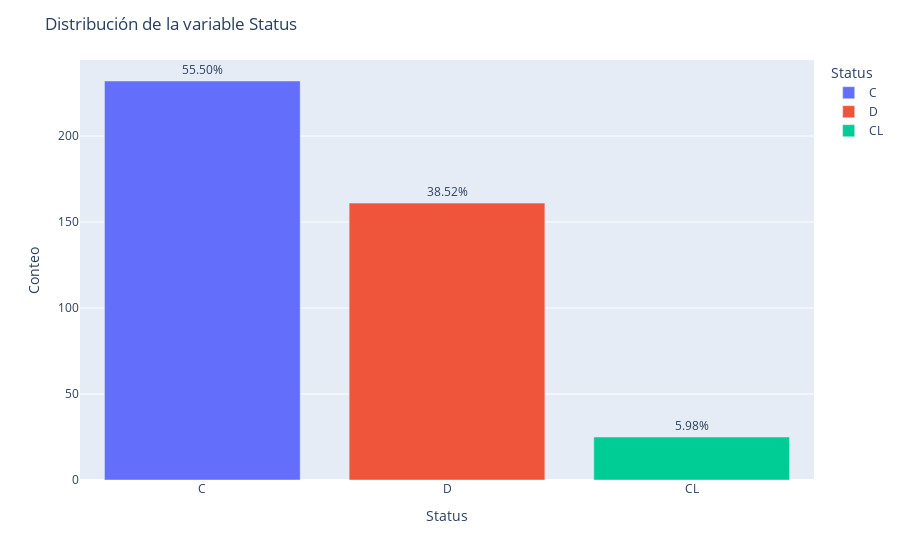
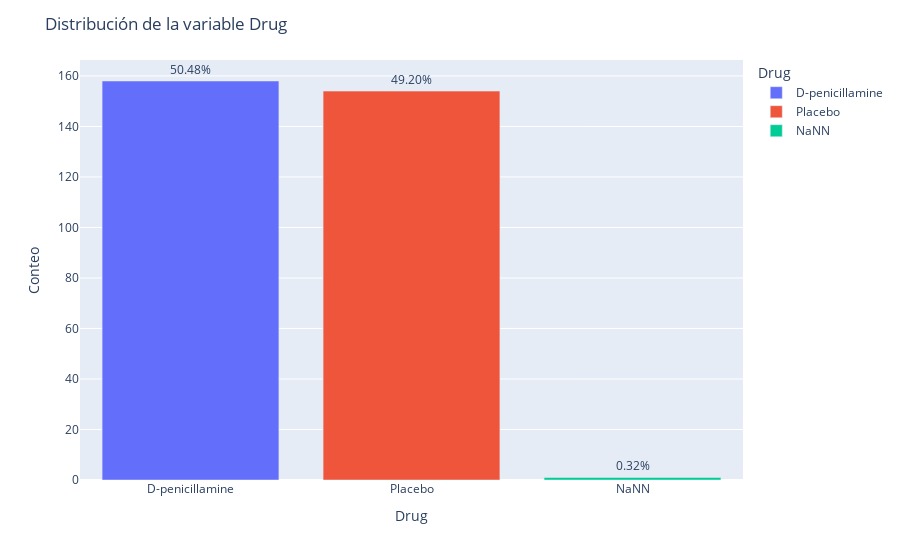
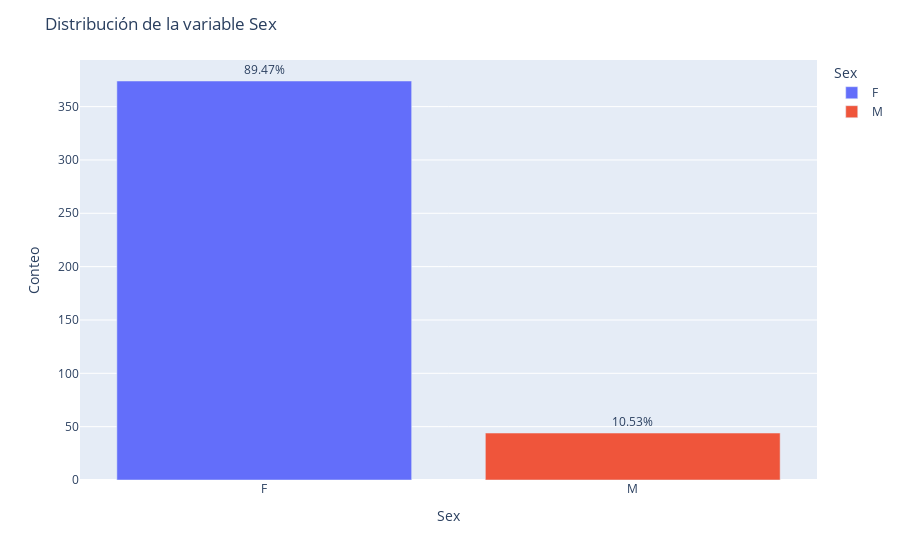
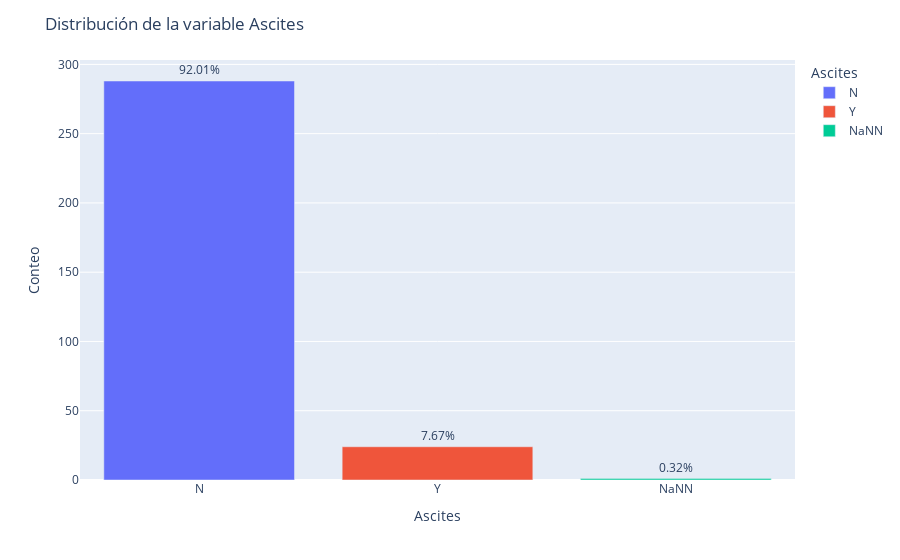

Notebook source saved alongside these figures, in order:
### Code cell
import plotly.express as px

for feature in cat_features:
    # Calculamos el conteo y el porcentaje para cada categoría
    df_count = df[feature].value_counts().reset_index()
    df_count.columns = [feature, 'count']
    df_count['percent'] = 100 * df_count['count'] / df_count['count'].sum()

    # Creamos la gráfica de barras con colores distintos para cada categoría
    fig = px.bar(df_count, x=feature, y='count', text='percent', color=feature)

    # Actualizamos el layout para añadir título y etiquetas
    fig.update_layout(
        title=f'Distribución de la variable {feature}',
        xaxis_title=feature,
        yaxis_title='Conteo'
    )

    # Añadir el porcentaje en las barras
    fig.update_traces(texttemplate='%{text:.2f}%', textposition='outside')

    fig.show()

### Figure 1 — Plotly figure (JSON) as saved in the notebook; plotly's stock layout.template omitted (floating-point values rounded to 4 significant figures)
{"data": [{"alignmentgroup": "True", "hovertemplate": "Status=%{x}<br>count=%{y}<br>percent=%{text}<extra></extra>", "legendgroup": "C", "marker": {"color": "#636efa", "pattern": {"shape": ""}}, "name": "C", "offsetgroup": "C", "orientation": "v", "showlegend": true, "text": [55.5], "textposition": "outside", "texttemplate": "%{text:.2f}%", "type": "bar", "x": ["C"], "xaxis": "x", "y": [232], "yaxis": "y"}, {"alignmentgroup": "True", "hovertemplate": "Status=%{x}<br>count=%{y}<br>percent=%{text}<extra></extra>", "legendgroup": "D", "marker": {"color": "#EF553B", "pattern": {"shape": ""}}, "name": "D", "offsetgroup": "D", "orientation": "v", "showlegend": true, "text": [38.52], "textposition": "outside", "texttemplate": "%{text:.2f}%", "type": "bar", "x": ["D"], "xaxis": "x", "y": [161], "yaxis": "y"}, {"alignmentgroup": "True", "hovertemplate": "Status=%{x}<br>count=%{y}<br>percent=%{text}<extra></extra>", "legendgroup": "CL", "marker": {"color": "#00cc96", "pattern": {"shape": ""}}, "name": "CL", "offsetgroup": "CL", "orientation": "v", "showlegend": true, "text": [5.981], "textposition": "outside", "texttemplate": "%{text:.2f}%", "type": "bar", "x": ["CL"], "xaxis": "x", "y": [25], "yaxis": "y"}], "layout": {"barmode": "relative", "legend": {"title": {"text": "Status"}, "tracegroupgap": 0}, "margin": {"t": 60}, "title": {"text": "Distribución de la variable Status"}, "xaxis": {"anchor": "y", "categoryarray": ["C", "D", "CL"], "categoryorder": "array", "domain": [0, 1], "title": {"text": "Status"}}, "yaxis": {"anchor": "x", "domain": [0, 1], "title": {"text": "Conteo"}}}}

### Figure 2 — Plotly figure (JSON) as saved in the notebook; plotly's stock layout.template omitted (floating-point values rounded to 4 significant figures)
{"data": [{"alignmentgroup": "True", "hovertemplate": "Drug=%{x}<br>count=%{y}<br>percent=%{text}<extra></extra>", "legendgroup": "D-penicillamine", "marker": {"color": "#636efa", "pattern": {"shape": ""}}, "name": "D-penicillamine", "offsetgroup": "D-penicillamine", "orientation": "v", "showlegend": true, "text": [50.48], "textposition": "outside", "texttemplate": "%{text:.2f}%", "type": "bar", "x": ["D-penicillamine"], "xaxis": "x", "y": [158], "yaxis": "y"}, {"alignmentgroup": "True", "hovertemplate": "Drug=%{x}<br>count=%{y}<br>percent=%{text}<extra></extra>", "legendgroup": "Placebo", "marker": {"color": "#EF553B", "pattern": {"shape": ""}}, "name": "Placebo", "offsetgroup": "Placebo", "orientation": "v", "showlegend": true, "text": [49.2], "textposition": "outside", "texttemplate": "%{text:.2f}%", "type": "bar", "x": ["Placebo"], "xaxis": "x", "y": [154], "yaxis": "y"}, {"alignmentgroup": "True", "hovertemplate": "Drug=%{x}<br>count=%{y}<br>percent=%{text}<extra></extra>", "legendgroup": "NaNN", "marker": {"color": "#00cc96", "pattern": {"shape": ""}}, "name": "NaNN", "offsetgroup": "NaNN", "orientation": "v", "showlegend": true, "text": [0.3195], "textposition": "outside", "texttemplate": "%{text:.2f}%", "type": "bar", "x": ["NaNN"], "xaxis": "x", "y": [1], "yaxis": "y"}], "layout": {"barmode": "relative", "legend": {"title": {"text": "Drug"}, "tracegroupgap": 0}, "margin": {"t": 60}, "title": {"text": "Distribución de la variable Drug"}, "xaxis": {"anchor": "y", "categoryarray": ["D-penicillamine", "Placebo", "NaNN"], "categoryorder": "array", "domain": [0, 1], "title": {"text": "Drug"}}, "yaxis": {"anchor": "x", "domain": [0, 1], "title": {"text": "Conteo"}}}}

### Figure 3 — Plotly figure (JSON) as saved in the notebook; plotly's stock layout.template omitted (floating-point values rounded to 4 significant figures)
{"data": [{"alignmentgroup": "True", "hovertemplate": "Sex=%{x}<br>count=%{y}<br>percent=%{text}<extra></extra>", "legendgroup": "F", "marker": {"color": "#636efa", "pattern": {"shape": ""}}, "name": "F", "offsetgroup": "F", "orientation": "v", "showlegend": true, "text": [89.47], "textposition": "outside", "texttemplate": "%{text:.2f}%", "type": "bar", "x": ["F"], "xaxis": "x", "y": [374], "yaxis": "y"}, {"alignmentgroup": "True", "hovertemplate": "Sex=%{x}<br>count=%{y}<br>percent=%{text}<extra></extra>", "legendgroup": "M", "marker": {"color": "#EF553B", "pattern": {"shape": ""}}, "name": "M", "offsetgroup": "M", "orientation": "v", "showlegend": true, "text": [10.53], "textposition": "outside", "texttemplate": "%{text:.2f}%", "type": "bar", "x": ["M"], "xaxis": "x", "y": [44], "yaxis": "y"}], "layout": {"barmode": "relative", "legend": {"title": {"text": "Sex"}, "tracegroupgap": 0}, "margin": {"t": 60}, "title": {"text": "Distribución de la variable Sex"}, "xaxis": {"anchor": "y", "categoryarray": ["F", "M"], "categoryorder": "array", "domain": [0, 1], "title": {"text": "Sex"}}, "yaxis": {"anchor": "x", "domain": [0, 1], "title": {"text": "Conteo"}}}}

### Figure 4 — Plotly figure (JSON) as saved in the notebook; plotly's stock layout.template omitted (floating-point values rounded to 4 significant figures)
{"data": [{"alignmentgroup": "True", "hovertemplate": "Ascites=%{x}<br>count=%{y}<br>percent=%{text}<extra></extra>", "legendgroup": "N", "marker": {"color": "#636efa", "pattern": {"shape": ""}}, "name": "N", "offsetgroup": "N", "orientation": "v", "showlegend": true, "text": [92.01], "textposition": "outside", "texttemplate": "%{text:.2f}%", "type": "bar", "x": ["N"], "xaxis": "x", "y": [288], "yaxis": "y"}, {"alignmentgroup": "True", "hovertemplate": "Ascites=%{x}<br>count=%{y}<br>percent=%{text}<extra></extra>", "legendgroup": "Y", "marker": {"color": "#EF553B", "pattern": {"shape": ""}}, "name": "Y", "offsetgroup": "Y", "orientation": "v", "showlegend": true, "text": [7.668], "textposition": "outside", "texttemplate": "%{text:.2f}%", "type": "bar", "x": ["Y"], "xaxis": "x", "y": [24], "yaxis": "y"}, {"alignmentgroup": "True", "hovertemplate": "Ascites=%{x}<br>count=%{y}<br>percent=%{text}<extra></extra>", "legendgroup": "NaNN", "marker": {"color": "#00cc96", "pattern": {"shape": ""}}, "name": "NaNN", "offsetgroup": "NaNN", "orientation": "v", "showlegend": true, "text": [0.3195], "textposition": "outside", "texttemplate": "%{text:.2f}%", "type": "bar", "x": ["NaNN"], "xaxis": "x", "y": [1], "yaxis": "y"}], "layout": {"barmode": "relative", "legend": {"title": {"text": "Ascites"}, "tracegroupgap": 0}, "margin": {"t": 60}, "title": {"text": "Distribución de la variable Ascites"}, "xaxis": {"anchor": "y", "categoryarray": ["N", "Y", "NaNN"], "categoryorder": "array", "domain": [0, 1], "title": {"text": "Ascites"}}, "yaxis": {"anchor": "x", "domain": [0, 1], "title": {"text": "Conteo"}}}}
